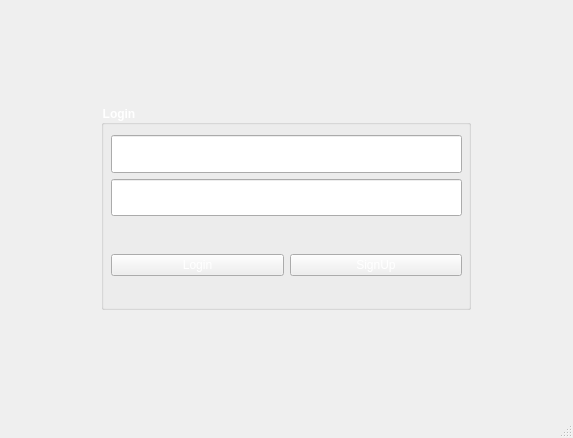
<?xml version="1.0" encoding="UTF-8"?>
<ui version="4.0">
 <class>MainWindow</class>
 <widget class="QMainWindow" name="MainWindow">
  <property name="geometry">
   <rect>
    <x>0</x>
    <y>0</y>
    <width>573</width>
    <height>438</height>
   </rect>
  </property>
  <property name="sizeIncrement">
   <size>
    <width>0</width>
    <height>0</height>
   </size>
  </property>
  <property name="baseSize">
   <size>
    <width>500</width>
    <height>0</height>
   </size>
  </property>
  <property name="windowTitle">
   <string>MainWindow</string>
  </property>
  <property name="styleSheet">
   <string notr="true">background-image: url(:/new/prefix1/d5hl439-00e2967e-4105-4747-9830-fffb1619f1dd.png);</string>
  </property>
  <property name="unifiedTitleAndToolBarOnMac">
   <bool>true</bool>
  </property>
  <widget class="QWidget" name="centralwidget">
   <layout class="QGridLayout" name="gridLayout_3">
    <item row="0" column="0">
     <widget class="QGroupBox" name="groupBox">
      <property name="sizePolicy">
       <sizepolicy hsizetype="Preferred" vsizetype="Preferred">
        <horstretch>0</horstretch>
        <verstretch>0</verstretch>
       </sizepolicy>
      </property>
      <property name="maximumSize">
       <size>
        <width>370</width>
        <height>205</height>
       </size>
      </property>
      <property name="font">
       <font>
        <weight>75</weight>
        <bold>true</bold>
       </font>
      </property>
      <property name="autoFillBackground">
       <bool>false</bool>
      </property>
      <property name="styleSheet">
       <string notr="true">background-image: url(:/new/prefix1/pure-black-background-f82588d3.jpg);
color: rgb(255, 255, 255);</string>
      </property>
      <property name="title">
       <string>Login</string>
      </property>
      <widget class="QWidget" name="">
       <property name="geometry">
        <rect>
         <x>10</x>
         <y>130</y>
         <width>351</width>
         <height>61</height>
        </rect>
       </property>
       <layout class="QHBoxLayout" name="horizontalLayout">
        <item>
         <widget class="QPushButton" name="pushButton_Login">
          <property name="styleSheet">
           <string notr="true">color: rgb(255, 255, 255);</string>
          </property>
          <property name="text">
           <string>Login</string>
          </property>
         </widget>
        </item>
        <item>
         <widget class="QPushButton" name="pushButton">
          <property name="styleSheet">
           <string notr="true">color: rgb(255, 255, 255);</string>
          </property>
          <property name="text">
           <string>SignUp</string>
          </property>
         </widget>
        </item>
       </layout>
      </widget>
      <widget class="QWidget" name="">
       <property name="geometry">
        <rect>
         <x>10</x>
         <y>30</y>
         <width>351</width>
         <height>81</height>
        </rect>
       </property>
       <layout class="QVBoxLayout" name="verticalLayout">
        <item>
         <widget class="QLineEdit" name="lineEdit_email">
          <property name="sizePolicy">
           <sizepolicy hsizetype="Preferred" vsizetype="Preferred">
            <horstretch>0</horstretch>
            <verstretch>0</verstretch>
           </sizepolicy>
          </property>
          <property name="minimumSize">
           <size>
            <width>0</width>
            <height>0</height>
           </size>
          </property>
          <property name="baseSize">
           <size>
            <width>0</width>
            <height>0</height>
           </size>
          </property>
          <property name="styleSheet">
           <string notr="true">color: rgb(255, 255, 255);</string>
          </property>
          <property name="text">
           <string/>
          </property>
         </widget>
        </item>
        <item>
         <widget class="QLineEdit" name="lineEdit_Password">
          <property name="sizePolicy">
           <sizepolicy hsizetype="Preferred" vsizetype="Preferred">
            <horstretch>0</horstretch>
            <verstretch>0</verstretch>
           </sizepolicy>
          </property>
          <property name="styleSheet">
           <string notr="true">color: rgb(255, 255, 255);</string>
          </property>
          <property name="text">
           <string/>
          </property>
          <property name="echoMode">
           <enum>QLineEdit::Password</enum>
          </property>
         </widget>
        </item>
       </layout>
      </widget>
     </widget>
    </item>
   </layout>
  </widget>
  <widget class="QMenuBar" name="menubar">
   <property name="geometry">
    <rect>
     <x>0</x>
     <y>0</y>
     <width>573</width>
     <height>20</height>
    </rect>
   </property>
  </widget>
  <widget class="QStatusBar" name="statusbar"/>
 </widget>
 <resources/>
 <connections/>
</ui>
